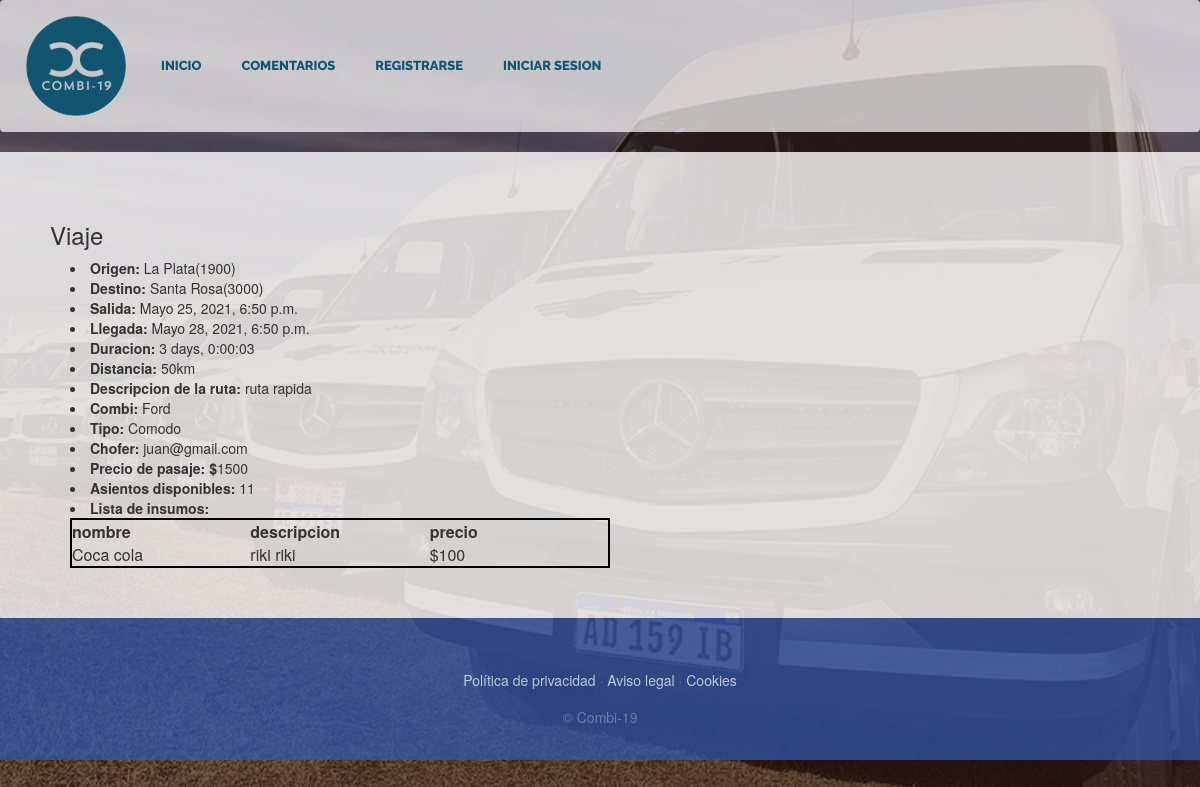
Screenshot of /infoViaje/1 with the database file from the repository.
### PaginaDePruebaApp/models.py (models this page shows, shortened)
class Viaje(models.Model):
    enCurso=models.BooleanField(default=False, verbose_name="Viaje iniciado")
    finalizado=models.BooleanField(default=False, verbose_name="Viaje finalizado")
    insumo = models.ManyToManyField(Insumo, verbose_name="Lista de insumos", blank=True)
    combi = models.ForeignKey(Combi, verbose_name="Lista de combis",on_delete=models.PROTECT)
    ruta = models.ForeignKey(Ruta, verbose_name="ruta",on_delete=models.PROTECT)
    fechaSalida=models.DateTimeField()
    fechaLlegada=models.DateTimeField()
    duracion=models.CharField(max_length=20, default='')
    asientosDisponibles=models.PositiveIntegerField()
    precio=models.PositiveIntegerField()
    class Meta:
        verbose_name="Viaje"
        verbose_name_plural="Viajes"

class Ruta(models.Model):
    id = models.AutoField(primary_key=True)
    origen = models.ForeignKey(Lugar, on_delete= models.PROTECT,related_name = 'rutaOrigen')
    destino = models.ForeignKey(Lugar, on_delete= models.PROTECT, related_name = 'rutaDestino')
    distancia=models.PositiveIntegerField() #distancia en km
    descripcion = models.CharField(max_length=50, blank=False)
    class Meta:
        unique_together=('origen','destino','descripcion')  ## hace que no puede haber otra ruta con estos 3 campos iguales
        verbose_name="Ruta"
        verbose_name_plural="Rutas"

class Lugar(models.Model):
    nombre=models.CharField(max_length=30)
    codigoPostal=models.IntegerField(unique=True, primary_key=True)
    def __str__(self):
        return "{0}({1})".format(self.nombre, self.codigoPostal)
    class Meta:
        verbose_name="Lugar"
        verbose_name_plural="Lugares"

class Combi(models.Model):
    TIPO = (
        ('Comodo', 'Cómodo'),
        ('SuperComodo', 'Súper Comodo'),
    )
    modelo=models.CharField(max_length=30)
    cantAsientos= models.PositiveIntegerField(default=0)
    patente = models.CharField(max_length=20, unique=True)
    chofer = models.OneToOneField(Chofer, on_delete= models.PROTECT)
    tipo=models.CharField(max_length=11,choices=TIPO, default='Comodo')
    class Meta:
        verbose_name="Combi"
        verbose_name_plural="Combis"

class Chofer(models.Model):
    user=models.OneToOneField(User, on_delete=models.CASCADE, primary_key=True)
    telefono= models.PositiveIntegerField(null= True,blank= False, max_length=10)
    def __str__(self):
        return self.user.email
    class Meta:
        verbose_name="Chofer"
        verbose_name_plural="Choferes"

class User(AbstractUser):
    username=None
    email=models.EmailField(_('email address'), unique=True)
    USERNAME_FIELD='email'
    REQUIRED_FIELDS = []
    objects=CustomUserManager()
    esCliente=models.BooleanField(default=False)
    esChofer=models.BooleanField(default=False)
    class Meta:
        verbose_name="Usuario"
        verbose_name_plural="Usuarios"

class Insumo(models.Model):
    nombre=models.CharField(max_length=30, unique=True, primary_key=True)
    descripcion=models.CharField(max_length=50) #esto sería opcional
    precio=models.PositiveIntegerField()
    stock=models.PositiveIntegerField(default=0)
    class Meta:
        verbose_name="Insumo"
        verbose_name_plural="Insumos"

### PaginaDePruebaApp/views.py (the view, shortened to what this page needs)
# urls.py: path('infoViaje/<int:id_viaje>', views.infoViaje, name= "infoViaje"),
def infoViaje(request, id_viaje):
    viaje = Viaje.objects.get(pk=id_viaje)
    viajeInsumosQuery=Viaje.insumo.through.objects.filter(viaje_id=id_viaje)
    insumos=list(Insumo.objects.get(pk=viajeInsumo.insumo_id) for viajeInsumo in viajeInsumosQuery)
    return render(request,"PaginaDePruebaApp/infoViaje.html",{"viaje": viaje,"insumos":insumos})

### PaginaDePruebaApp/templates/PaginaDePruebaApp/infoViaje.html (shortened to what this page needs)
{% extends "PaginaDePruebaApp/base.html" %}
{% load static %}
{% block content %}
<div style="background-color: rgba(255, 255, 255,0.8); padding:50px">
    <h3>Viaje</h3>
    <li style="margin-left: 20px;"><b>Origen: </b>{{viaje.ruta.origen}}</li>
    <li style="margin-left: 20px;"><b>Destino: </b>{{viaje.ruta.destino}}</li>
    <li style="margin-left: 20px;"><b>Salida: </b>{{viaje.fechaSalida}}</li>
    <li style="margin-left: 20px;"><b>Llegada: </b>{{viaje.fechaLlegada}}</li>
    <li style="margin-left: 20px;"><b>Duracion: </b>{{viaje.duracion}}</li>
    <li style="margin-left: 20px;"><b>Distancia: </b>{{viaje.ruta.distancia}}<text>km</text></li>
    <li style="margin-left: 20px;"><b>Descripcion de la ruta: </b>{{viaje.ruta.descripcion}}</li>
    <li style="margin-left: 20px;"><b>Combi: </b>{{viaje.combi.modelo}}</li>
    <li style="margin-left: 20px;"><b>Tipo: </b>{{viaje.combi.tipo}}</li>
    <li style="margin-left: 20px;"><b>Chofer: </b>{{viaje.combi.chofer}}</li>
    <li style="margin-left: 20px;"><b>Precio de pasaje: $</b>{{viaje.precio}}</li>
    {% if not compra %}
    <li style="margin-left: 20px;"><b>Asientos disponibles: </b>{{viaje.asientosDisponibles}}</li>
    <li style="margin-left: 20px;"><b>Lista de insumos:</b>
        <div>
            <table id=tabla-insumos>
            <thead>
                <tr>
                    <th>nombre</th>
                    <th>descripcion</th>
                    <th>precio</th>
                </tr>
            </thead>
            <tbody>
            {% for insumo in insumos %}
                <tr>
                    <td>{{insumo.nombre}}</td>
                    <td>{{insumo.descripcion}}</td>
                    <td>${{insumo.precio}}</td>
                </tr>
            {% endfor %}
            </tbody>
            </table>
        </div>
    </li>
    {% endif %}
</div>
{% endblock %}

### PaginaDePruebaApp/static/PaginaDePruebaApp/css/gestion.css (style rules this page uses)
body { font-family: 'Lora'; background: linear-gradient(rgba(47, 23, 15, 0.65), rgba(47, 23, 15, 0.65)), url("../img/fondo.jpg"); background-attachment: fixed; background-position: center; background-size: cover; }
h1, h2, h3, h4, h5, h6 { font-family: 'Raleway'; }
#tabla-insumos { table-layout: fixed; width: 50%; border-collapse: collapse; border: 2px solid rgb(2, 1, 2); }

### rows the page displays
Viaje: ruta.origen "La Plata(1900)", ruta.destino "Santa Rosa(3000)", fechaSalida "Mayo 25, 2021, 6:50 p.m.", fechaLlegada "Mayo 28, 2021, 6:50 p.m.", duracion "3 days, 0:00:03", ruta.distancia "50", ruta.descripcion "ruta rapida", combi.modelo "Ford", combi.tipo "Comodo", combi.chofer "juan@gmail.com", precio "1500", asientosDisponibles "11"
Insumo: nombre "Coca cola", descripcion "riki riki", precio "100"
